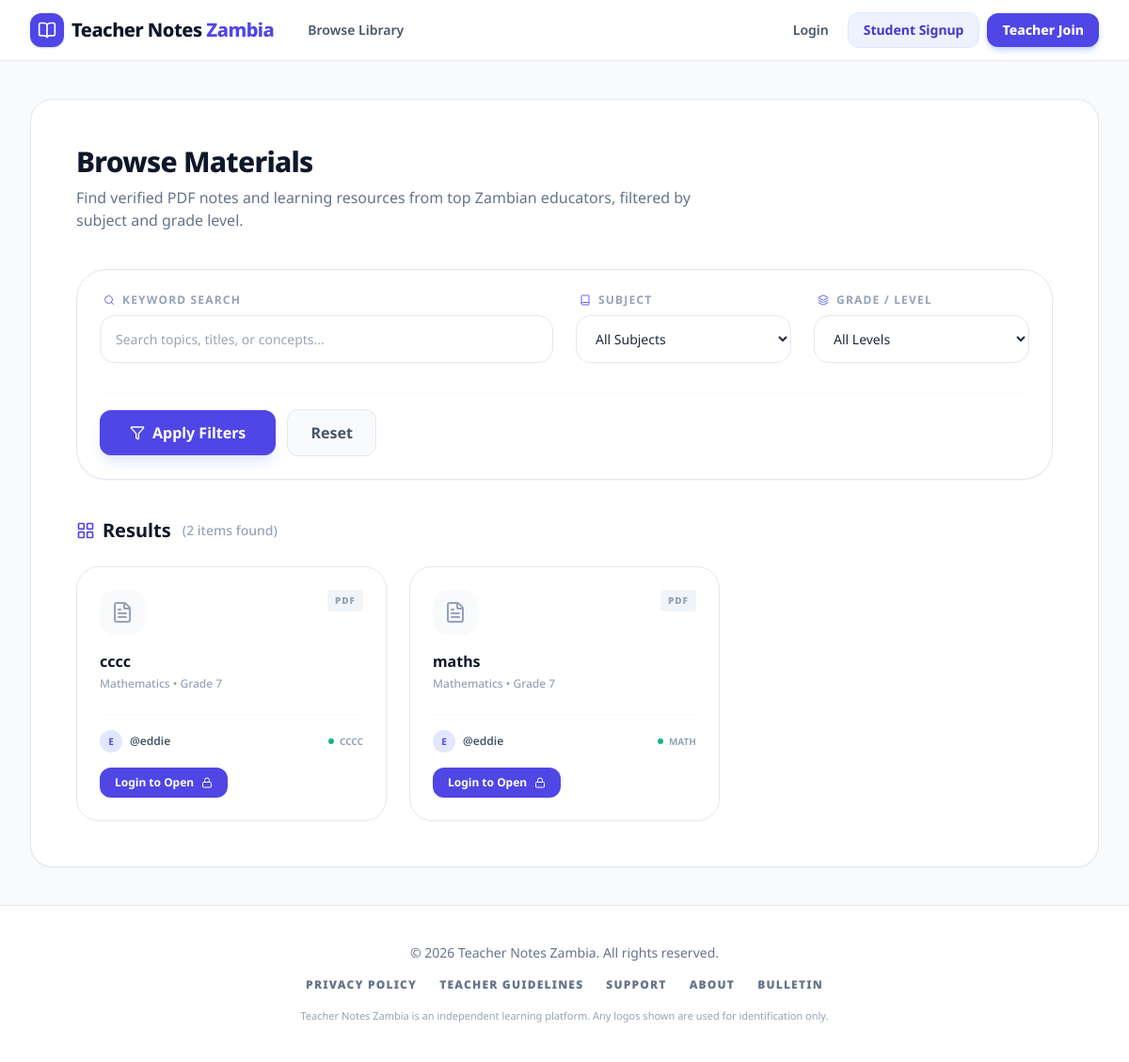
Page /materials/ on the earlier database version.
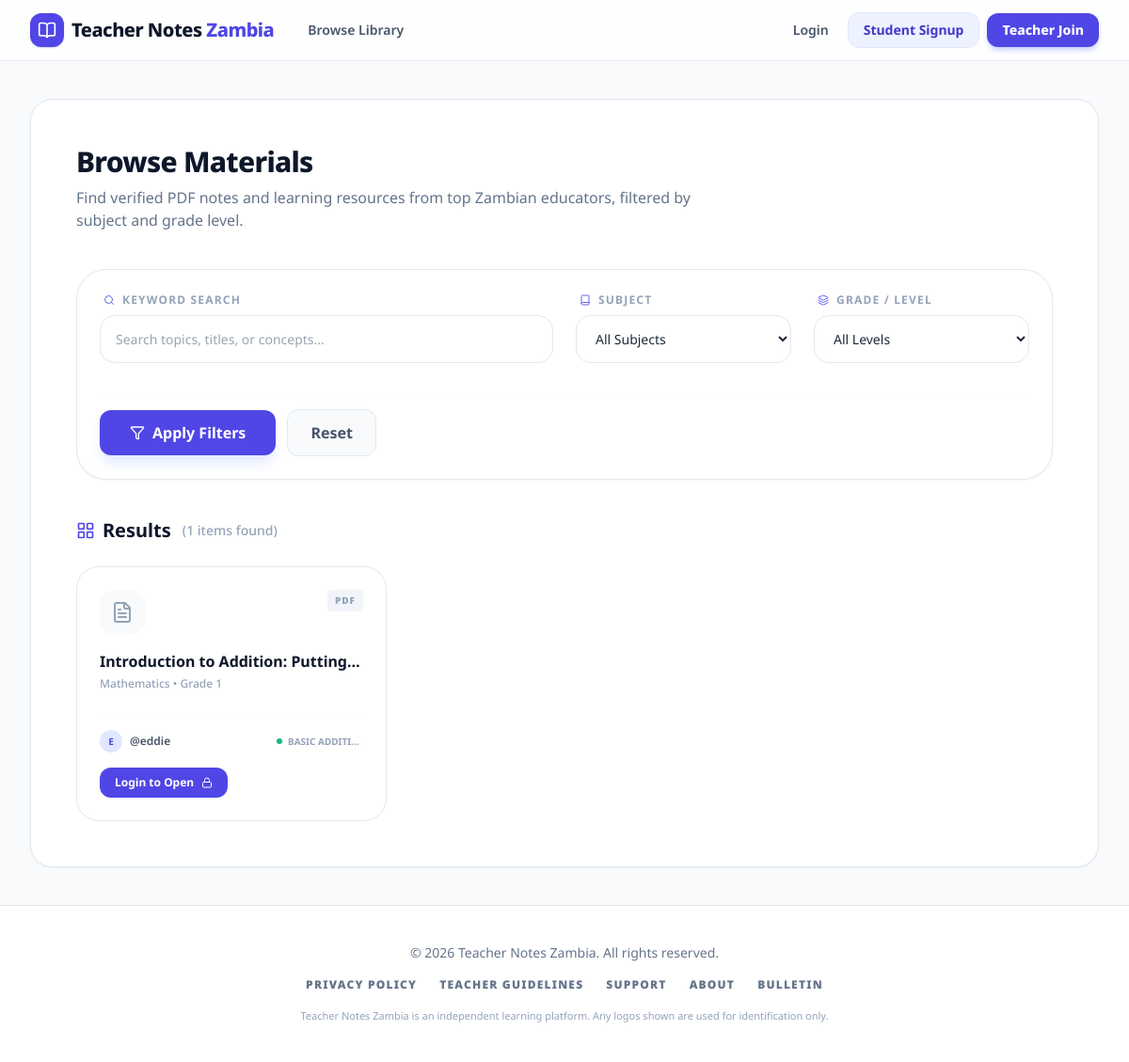
Same page on the later database version.
### content/models.py (models this page shows, shortened)
class DocumentPost(models.Model):
    class Status(models.TextChoices):
        PENDING = "PENDING", "Pending"
        APPROVED = "APPROVED", "Approved"
        REJECTED = "REJECTED", "Rejected"
    teacher = models.ForeignKey(
        settings.AUTH_USER_MODEL,
        on_delete=models.CASCADE,
        related_name="document_posts",
    )
    title = models.CharField(max_length=200)
    subject = models.ForeignKey(Subject, on_delete=models.PROTECT)
    grade_level = models.ForeignKey(GradeLevel, on_delete=models.PROTECT)
    topic = models.CharField(max_length=200)
    pdf_file = models.FileField(
        upload_to=pdf_upload_path,
        validators=[validate_pdf_file],
    )
    external_video_url = models.URLField(blank=True, null=True)
    status = models.CharField(
        max_length=20,
        choices=Status.choices,
        default=Status.PENDING,
    )
    rejection_reason = models.TextField(blank=True)
    created_at = models.DateTimeField(auto_now_add=True)
    class Meta:
        ordering = ["-created_at"]

class Subject(models.Model):
    name = models.CharField(max_length=80, unique=True)

class GradeLevel(models.Model):
    name = models.CharField(max_length=80, unique=True)

### accounts/models.py (models this page shows, shortened)
class User(AbstractUser):
    class Role(models.TextChoices):
        TEACHER = "TEACHER", "Teacher"
        STUDENT = "STUDENT", "Student"
    role = models.CharField(max_length=20, choices=Role.choices, default=Role.STUDENT)
    phone = models.CharField(
        max_length=20,
        blank=True,
        null=True,
        validators=[
            RegexValidator(
                regex=r"^\+?\d{9,15}$",
                message="Phone number must be digits and can start with +. Example: +26097xxxxxxx",
            )
        ],
    )
    is_teacher_verified = models.BooleanField(default=False)

### content/views.py (the view)
# urls.py: path("materials/", views.browse, name="browse"),
def browse(request):
    q = (request.GET.get("q") or "").strip()
    subject_id = request.GET.get("subject") or ""
    grade_id = request.GET.get("grade") or ""
    posts = (
        DocumentPost.objects.filter(status=DocumentPost.Status.APPROVED)
        .select_related("teacher", "subject", "grade_level")
    )
    if q:
        posts = posts.filter(title__icontains=q) | posts.filter(topic__icontains=q)
    if subject_id.isdigit():
        posts = posts.filter(subject_id=int(subject_id))
    if grade_id.isdigit():
        posts = posts.filter(grade_level_id=int(grade_id))
    subjects = Subject.objects.all().order_by("name")
    grades = GradeLevel.objects.all().order_by("name")
    return render(
        request,
        "content/browse.html",
        {
            "posts": posts,
            "subjects": subjects,
            "grades": grades,
            "q": q,
            "subject_id": subject_id,
            "grade_id": grade_id,
        },
    )

### content/templates/content/browse.html (shortened to what the changed rows need)
{% extends "base.html" %}
{% block content %}
<div class="p-8 md:p-12 space-y-10 max-w-7xl mx-auto">
<div class="space-y-2">
<h2 class="text-3xl font-extrabold text-slate-900 tracking-tight">Browse Materials</h2>
</div>
<div class="space-y-6">
    <div class="flex items-center justify-between">
        <h3 class="text-xl font-bold text-slate-900 flex items-center gap-2">
            <i data-lucide="layout-grid" class="w-5 h-5 text-indigo-600"></i>
            Results
            {% if posts %}<span class="text-sm font-medium text-slate-400 ml-1">({{ posts|length }} items found)</span>{% endif %}
        </h3>
    </div>
    {% if posts %}
        <div class="grid grid-cols-1 md:grid-cols-2 lg:grid-cols-3 gap-6">
            {% for p in posts %}
                <div class="group bg-white border border-slate-200 rounded-3xl p-6 hover:shadow-xl hover:shadow-slate-200/50 hover:border-indigo-100 transition-all">
                    <div class="flex items-start justify-between mb-4">
                        <div class="p-3 bg-slate-50 text-slate-400 group-hover:bg-indigo-50 group-hover:text-indigo-600 rounded-2xl transition-colors">
                            <i data-lucide="file-text" class="w-6 h-6"></i>
                        </div>
                        <span class="text-[10px] font-black uppercase tracking-widest text-slate-400 bg-slate-100 px-2 py-1 rounded">
                            PDF
                        </span>
                    </div>
                    <div class="space-y-1 mb-6">
                        <h4 class="font-bold text-slate-900 line-clamp-1 group-hover:text-indigo-600 transition-colors">{{ p.title }}</h4>
                        <p class="text-xs font-medium text-slate-400">
                            {{ p.subject.name }} • {{ p.grade_level.name }}
                        </p>
                    </div>
                    <div class="pt-4 border-t border-slate-50 space-y-4">
                        <div class="flex items-center justify-between">
                            <div class="flex items-center gap-2">
                                <div class="w-6 h-6 rounded-full bg-indigo-100 flex items-center justify-center text-[10px] font-bold text-indigo-600 uppercase">
                                    {{ p.teacher.username|slice:":1" }}
                                </div>
                                <span class="text-xs font-semibold text-slate-600">@{{ p.teacher.username }}</span>
                            </div>
                            <div class="flex items-center gap-1.5 overflow-hidden">
                                <div class="w-1.5 h-1.5 rounded-full bg-emerald-500 shrink-0"></div>
                                <span class="text-[10px] font-bold text-slate-400 uppercase truncate max-w-[80px]">{{ p.topic }}</span>
                            </div>
                        </div>
                        {% if user.is_authenticated %}
  <a href="{% url 'content:post_detail' p.id %}"
     class="inline-flex items-center gap-2 px-4 py-2 bg-slate-900 text-white rounded-xl text-xs font-bold hover:bg-indigo-600 transition-all whitespace-nowrap">
      Open
      <i data-lucide="external-link" class="w-3 h-3"></i>
  </a>
{% else %}
  <a href="{% url 'accounts:login' %}?next={% url 'content:post_detail' p.id %}"
     class="inline-flex items-center gap-2 px-4 py-2 bg-indigo-600 text-white rounded-xl text-xs font-bold hover:bg-indigo-700 transition-all whitespace-nowrap">
      Login to Open
      <i data-lucide="lock" class="w-3 h-3"></i>
  </a>
{% endif %}
                    </div>
                </div>
            {% endfor %}
        </div>
    {% endif %}
</div>
</div>
{% endblock %}

Differences in the rows shown:
removed DocumentPost: title "cccc", subject.name "Mathematics", grade_level.name "Grade 7", teacher.username "E", teacher.username "eddie", topic "CCCC"
removed DocumentPost: title "maths", subject.name "Mathematics", grade_level.name "Grade 7", teacher.username "E", teacher.username "eddie", topic "MATH"
added DocumentPost: title "Introduction to Addition:…", subject.name "Mathematics", grade_level.name "Grade 1", teacher.username "E", teacher.username "eddie", topic "BASIC ADDITI…"
Other differences:
{{ posts|length }}: "2" → "1"
